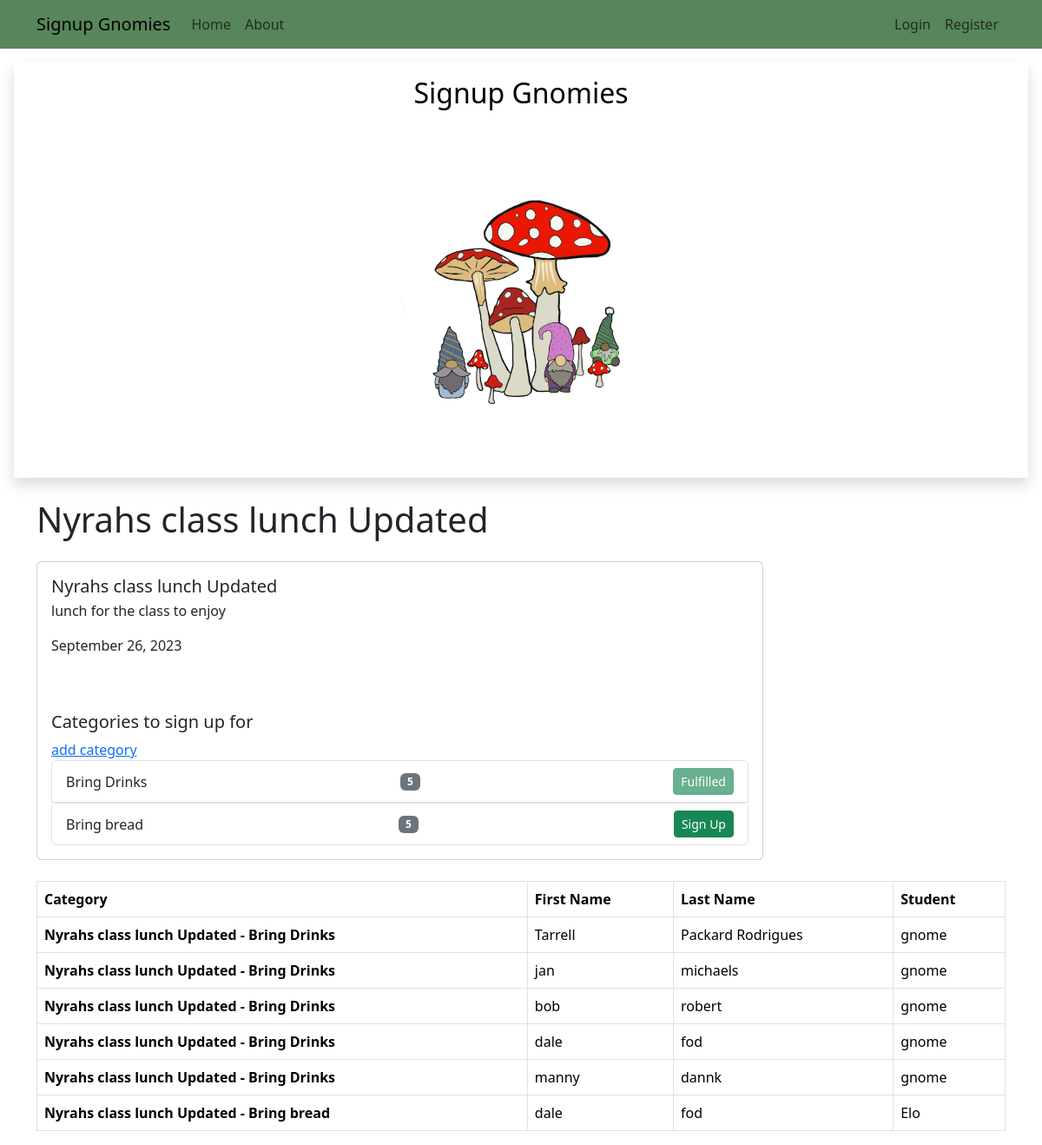
The page /event/1/ on the database its author committed.
### signupgnomies/models.py (models this page shows, shortened)
class Event(models.Model):
    event_name = models.CharField(max_length=100)
    description = models.TextField()
    event_category = models.CharField(max_length=100)
    date = models.DateTimeField()
    created_at = models.DateTimeField(auto_now_add=True)
    updated_at = models.DateTimeField(auto_now=True)

class Category(models.Model):
    event = models.ForeignKey(Event, related_name="categories", on_delete=models.CASCADE)
    name = models.CharField(max_length=255)
    number_of_slots = models.IntegerField()
    def __str__(self):
        return '%s - %s' % (self.event.event_name, self.name)

class Slot(models.Model):
    category = models.ForeignKey(Category, related_name="slots", on_delete=models.CASCADE)
    slot_holder_firstname = models.CharField(max_length=52)#,name='firstname')
    slot_holder_lastname = models.CharField(max_length=52)
    slot_holder_email = models.EmailField(max_length=255,default='gnomie@example.com')
    slot_holder_student = models.CharField(max_length=52,default='gnome')

### signupgnomies/views.py (the view)
# urls.py: path('event/<int:pk>/', views.EventDetailView.as_view(), name="events-detail"),
class EventDetailView(DetailView):
    model = models.Event

### signupgnomies/templates/signupgnomies/event_detail.html (shortened to what this page needs)
{%extends 'signupgnomies/base.html'%} {%block content%}
<h1>{{object.event_name}}</h1>
<div class="card my-4 w-75">
  <div class="card-body">
    <h5 class="card-title">{{object.event_name}}</h5>
    <p class="card-text">{{object.description}}</p>
    <p class="card-text">{{object.date | date:"F d, Y"}}</p>
    <br /><br />
    <h5>Categories to sign up for</h5>
    {% if not event.categories.all%} No categories yet...
    <a href="{% url 'add_category' event.pk%}">add category</a>
    {%else%}
    <a href="{% url 'add_category' event.pk%}">add category</a>
    <br />
    {% for category in event.categories.all%}
    <ul class="list-group">
    <li class="list-group-item d-flex justify-content-between align-items-center">{{category.name}} <span class="badge text-bg-secondary">{{category.number_of_slots}}</span>
    {% if category.slots.all.count != category.number_of_slots %}
     <a class="btn btn-success btn-sm" href="{%url 'add_slot' category.pk%}">
      Sign Up
    </a>
    {% else%}
    <button type="button" class="btn btn-success btn-sm" disabled>Fulfilled</button>
    {%endif%}
    </li>
    {%endfor%} {%endif%}
  </div>
</div>
<table class="table table-hover table-bordered">
  <thead>
    <tr>
      <th scope="col">Category</th>
      <th scope="col">First Name</th>
      <th scope="col">Last Name</th>
      <th scope="col">Student</th>
    </tr>
  </thead>
    {%for category in event.categories.all%}
    {% for slot in category.slots.all %}
  <tbody>
    <tr>
      <th scope="row">{{category}}</th>
      <td>{{slot.slot_holder_firstname}}</td>
      <td>{{slot.slot_holder_lastname}}</td>
      <td>{{slot.slot_holder_student}}</td>
    </tr>
  </tbody>
    {%endfor%}
    {%endfor%}
  </table>
{%endblock content%}

### signupgnomies/templates/signupgnomies/base.html (shortened to what this page needs)
{% load static %}
<!DOCTYPE html>
<html lang="en">
  <head>
    <link
      href="https://cdn.jsdelivr.net/npm/bootstrap@5.3.2/dist/css/bootstrap.min.css"
      rel="stylesheet"
    />
    <link
      rel="stylesheet"
      type="text/css"
      href="{% static 'signup/main.css' %}"
    />
  </head>
  <body>
    <nav class="navbar navbar-expand-lg" style="background-color: #58855a">
      <div class="container">
        <a class="navbar-brand" href="{%url 'home'%}">Signup Gnomies</a>
        <div class="collapse navbar-collapse" id="navbarNav">
          <ul class="navbar-nav">
            <li class="nav-item">
              <a class="nav-link" aria-current="page" href="{%url 'home'%}"
                >Home</a
              >
            </li>
            <li class="nav-item">
              <a class="nav-link" href="{% url 'about'%}">About</a>
            </li>
          </ul>
        </div>
        <div class="navbar-nav">
          {% if user.is_authenticated %}
          <a class="nav-item nav-link" href="{% url 'profile'%}">Profile</a>
          <a class="nav-item nav-link" href="{% url 'user-logout'%}">Logout</a>
          {% else %}
          <a class="nav-item nav-link" href="{% url 'user-login'%}">Login</a>
          <a class="nav-item nav-link" href="{% url 'user-register'%}"
            >Register</a
          >
          {%endif%}
        </div>
      </div>
    </nav>
    <div class="m-3 p-3 text-black shadow text-center">
      <h2 class="col align-self-center">Signup Gnomies</h2>
      <img src="{% static 'IMG_0325_2.png' %}" />
    </div>
    <div class="container mt-4">
       {% block content %}{% endblock content%}
    </div>
  </body>
</html>

### rows shown on the page
Event: event_name "Nyrahs class lunch Updated", description "lunch for the class to enjoy", date "September 26, 2023"
Category: name "Bring Drinks", number_of_slots "5", shows "Fulfilled", event+name "Nyrahs class lunch Updated - Bring Drinks"
Category: name "Bring bread", number_of_slots "5", shows "Sign Up", event+name "Nyrahs class lunch Updated - Bring bread"
Slot: slot_holder_firstname "Tarrell", slot_holder_lastname "Packard Rodrigues", slot_holder_student "gnome"
Slot: slot_holder_firstname "jan", slot_holder_lastname "michaels", slot_holder_student "gnome"
Slot: slot_holder_firstname "bob", slot_holder_lastname "robert", slot_holder_student "gnome"
Slot: slot_holder_firstname "dale", slot_holder_lastname "fod", slot_holder_student "gnome"
Slot: slot_holder_firstname "manny", slot_holder_lastname "dannk", slot_holder_student "gnome"
Slot: slot_holder_firstname "dale", slot_holder_lastname "fod", slot_holder_student "Elo"
